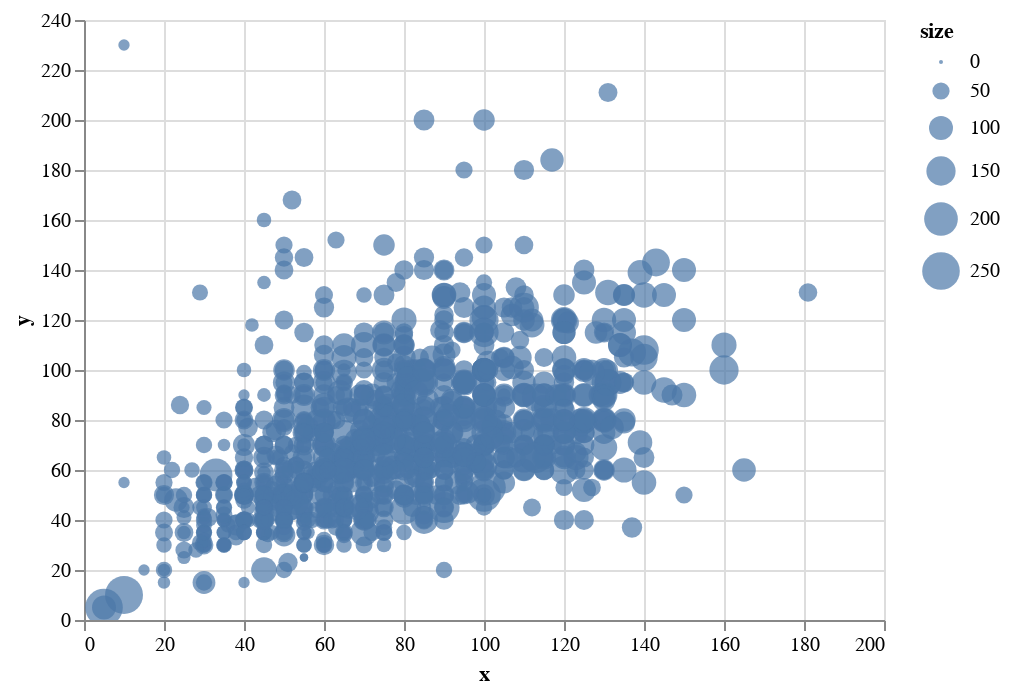

The code cell stored with this chart in its notebook:
### Code cell
data = pd.DataFrame({
    'x':df['atk'],
    'y':df['def'],
    'size':df['hp']
})
alt.Chart(data).mark_circle().encode(
    x='x',
    y='y',
    size='size',
    tooltip=['x','y','size']
).interactive()

### Figure 1 — Vega-Lite specification as saved in the notebook (floating-point values rounded to 4 significant figures; data arrays with more than 128 entries replaced by an {"elided": "..."} marker saying what was removed)
{"config": {"view": {"continuousWidth": 400, "continuousHeight": 300}}, "data": {"name": "data-c04ef00200af7478922d50c2e53d4c2d"}, "mark": "circle", "encoding": {"size": {"field": "size", "type": "quantitative"}, "tooltip": [{"field": "x", "type": "quantitative"}, {"field": "y", "type": "quantitative"}, {"field": "size", "type": "quantitative"}], "x": {"field": "x", "type": "quantitative"}, "y": {"field": "y", "type": "quantitative"}}, "selection": {"selector001": {"type": "interval", "bind": "scales", "encodings": ["x", "y"]}}, "$schema": "https://vega.github.io/schema/vega-lite/v4.17.0.json", "datasets": {"data-c04ef00200af7478922d50c2e53d4c2d": {"elided": "1017 records"}}}
